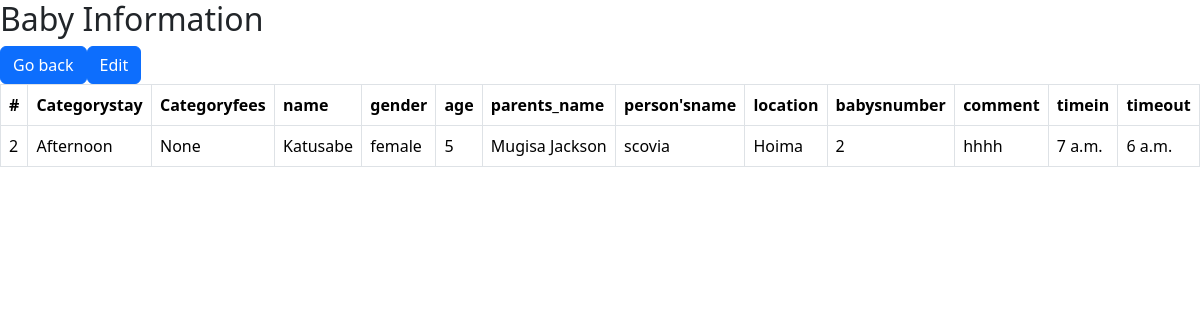
Screenshot of /read/2/ with the database file from the repository.
### form/models.py (models this page shows, shortened)
class Babiesform(models.Model):
    c_stay=models.ForeignKey(Category_stay ,on_delete=models.CASCADE,null=True, blank=True)
    c_fees=models.ForeignKey(Payment,on_delete=models.CASCADE,null=True,blank=True)
    name_of_the_baby=models.CharField(max_length=200, blank=True,null=True)
    gender=models.CharField(choices=[('male', 'Male'),('female', 'Female')], max_length=10, null=True, blank=True)
    age=models.IntegerField(default=0)
    parents_name=models.CharField(max_length=200,null=True, blank=True)
    name_of_the_person_brought_by_the_baby=models.CharField(max_length=200)
    location=models.CharField(max_length=50, null=True, blank=True)
    babys_number=models.IntegerField(default=0 ,null=True, blank=True)
    name_of_the_person_taken_the_baby=models.CharField(max_length=200)
    comment=models.TextField(blank=True,null=True )
    timein=models.TimeField(null=False, blank=False)
    timeout=models.TimeField(null=False, blank=False)

class Category_stay(models.Model):
    name = models.CharField(max_length=100,null=True, blank=True)
    def __str__(self):
        return self.name

### form/views.py (the view)
# urls.py: path('read/<int:id>/', views.read, name='read'),
def read(request,id):
    babies_informations =Babiesform.objects.get(id=id)
    return render(request,'read.html',{'babies_informations':babies_informations})

### form/templates/read.html (shortened to what this page needs)
<!DOCTYPE html>
<html lang="en">
<head>
    <link href="https://cdn.jsdelivr.net/npm/bootstrap@5.3.3/dist/css/bootstrap.min.css" rel="stylesheet"
>
</head>
<body>
    <h2>Baby Information</h2>
    <table class="table table-bordered">
        <thead>
            <tr class="table_dark">
                <th>#</th>
                <th>Categorystay</th>
                <th>Categoryfees</th>
                <th>name</th>
                <th>gender</th>
                <th>age</th>
                <th>parents_name</th>
                <th>person'sname</th>
                <th>location</th>
                <th>babysnumber</th>
                <th>comment</th>
                <th>timein</th>
                <th>timeout</th>
            </tr>
        </thead>
 <tbody>
        <tr>
            <td>{{babies_informations.id}}</td>
            <td>{{babies_informations.c_stay}}</td>
            <td>{{babies_informations.c_fees}}</td>
            <td>{{babies_informations.name_of_the_baby}}</td>
            <td>{{babies_informations.gender}}</td>
            <td>{{babies_informations.age}}</td>
            <td>{{babies_informations.parents_name}}</td>
           <td>{{babies_informations.name_of_the_person_brought_by_the_baby}}</td>
           <td>{{babies_informations.location}}</td>
           <td>{{babies_informations.babys_number}}</td>
           <td>{{babies_informations.comment}}</td>
           <td>{{babies_informations.timein}}</td>
           <td>{{babies_informations.timeout}}</td>
        </tr>
 </tbody>
  <a href="/"><button class="btn btn-primary">Go back</button></a>
  <a href="/edit{{each.id}}"><button class="btn btn-primary">Edit</button></a>
</body>
</html>

### rows the page displays
Babiesform: id "2", c_stay "Afternoon", c_fees "None", name_of_the_baby "Katusabe", gender "female", age "5", parents_name "Mugisa Jackson", name_of_the_person_brought_by_the_baby "scovia", location "Hoima", babys_number "2", comment "hhhh", timein "7 a.m.", timeout "6 a.m."
